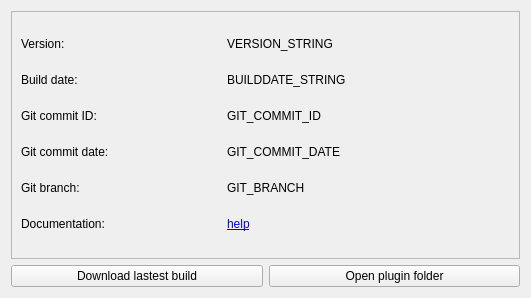
<?xml version="1.0" encoding="UTF-8"?>
<ui version="4.0">
 <class>PluginInfo</class>
 <widget class="QWidget" name="PluginInfo">
  <property name="geometry">
   <rect>
    <x>0</x>
    <y>0</y>
    <width>531</width>
    <height>298</height>
   </rect>
  </property>
  <property name="windowTitle">
   <string>Form</string>
  </property>
  <property name="autoFillBackground">
   <bool>false</bool>
  </property>
  <layout class="QGridLayout" name="gridLayout">
   <item row="1" column="0">
    <widget class="QPushButton" name="download_latest">
     <property name="sizePolicy">
      <sizepolicy hsizetype="Preferred" vsizetype="Fixed">
       <horstretch>0</horstretch>
       <verstretch>0</verstretch>
      </sizepolicy>
     </property>
     <property name="text">
      <string>Download lastest build</string>
     </property>
    </widget>
   </item>
   <item row="1" column="1">
    <widget class="QPushButton" name="open_plugin_folder">
     <property name="sizePolicy">
      <sizepolicy hsizetype="Preferred" vsizetype="Fixed">
       <horstretch>0</horstretch>
       <verstretch>0</verstretch>
      </sizepolicy>
     </property>
     <property name="maximumSize">
      <size>
       <width>16777215</width>
       <height>16777215</height>
      </size>
     </property>
     <property name="text">
      <string>Open plugin folder</string>
     </property>
    </widget>
   </item>
   <item row="0" column="0" colspan="2">
    <widget class="QFrame" name="frame">
     <property name="autoFillBackground">
      <bool>true</bool>
     </property>
     <property name="frameShape">
      <enum>QFrame::StyledPanel</enum>
     </property>
     <property name="frameShadow">
      <enum>QFrame::Sunken</enum>
     </property>
     <layout class="QGridLayout" name="gridLayout_2">
      <item row="0" column="0">
       <widget class="QLabel" name="version">
        <property name="sizePolicy">
         <sizepolicy hsizetype="Preferred" vsizetype="Fixed">
          <horstretch>0</horstretch>
          <verstretch>0</verstretch>
         </sizepolicy>
        </property>
        <property name="maximumSize">
         <size>
          <width>200</width>
          <height>16777215</height>
         </size>
        </property>
        <property name="text">
         <string>Version:</string>
        </property>
       </widget>
      </item>
      <item row="4" column="0">
       <widget class="QLabel" name="branch">
        <property name="sizePolicy">
         <sizepolicy hsizetype="Preferred" vsizetype="Fixed">
          <horstretch>0</horstretch>
          <verstretch>0</verstretch>
         </sizepolicy>
        </property>
        <property name="maximumSize">
         <size>
          <width>200</width>
          <height>16777215</height>
         </size>
        </property>
        <property name="text">
         <string>Git branch:</string>
        </property>
       </widget>
      </item>
      <item row="3" column="0">
       <widget class="QLabel" name="git_date">
        <property name="sizePolicy">
         <sizepolicy hsizetype="Preferred" vsizetype="Fixed">
          <horstretch>0</horstretch>
          <verstretch>0</verstretch>
         </sizepolicy>
        </property>
        <property name="maximumSize">
         <size>
          <width>200</width>
          <height>16777215</height>
         </size>
        </property>
        <property name="text">
         <string>Git commit date:</string>
        </property>
       </widget>
      </item>
      <item row="1" column="0">
       <widget class="QLabel" name="builddate">
        <property name="sizePolicy">
         <sizepolicy hsizetype="Preferred" vsizetype="Fixed">
          <horstretch>0</horstretch>
          <verstretch>0</verstretch>
         </sizepolicy>
        </property>
        <property name="maximumSize">
         <size>
          <width>200</width>
          <height>16777215</height>
         </size>
        </property>
        <property name="text">
         <string>Build date:</string>
        </property>
       </widget>
      </item>
      <item row="2" column="0">
       <widget class="QLabel" name="git_commit">
        <property name="sizePolicy">
         <sizepolicy hsizetype="Preferred" vsizetype="Fixed">
          <horstretch>0</horstretch>
          <verstretch>0</verstretch>
         </sizepolicy>
        </property>
        <property name="maximumSize">
         <size>
          <width>200</width>
          <height>16777215</height>
         </size>
        </property>
        <property name="text">
         <string>Git commit ID:</string>
        </property>
       </widget>
      </item>
      <item row="5" column="0">
       <widget class="QLabel" name="label">
        <property name="sizePolicy">
         <sizepolicy hsizetype="Preferred" vsizetype="Fixed">
          <horstretch>0</horstretch>
          <verstretch>0</verstretch>
         </sizepolicy>
        </property>
        <property name="text">
         <string>Documentation:</string>
        </property>
       </widget>
      </item>
      <item row="5" column="1">
       <widget class="QLabel" name="label_2">
        <property name="text">
         <string>&lt;a href=&quot;https://gitlab.com/OpenRGBDevelopers/OpenRGB-Wiki/-/blob/stable/Plugins/VisualMap/VisualMap.md&quot;&gt;help&lt;/a&gt;</string>
        </property>
        <property name="textFormat">
         <enum>Qt::RichText</enum>
        </property>
        <property name="openExternalLinks">
         <bool>true</bool>
        </property>
       </widget>
      </item>
      <item row="0" column="1">
       <widget class="QLabel" name="version_string">
        <property name="text">
         <string>VERSION_STRING</string>
        </property>
       </widget>
      </item>
      <item row="1" column="1">
       <widget class="QLabel" name="builddate_string">
        <property name="text">
         <string>BUILDDATE_STRING</string>
        </property>
       </widget>
      </item>
      <item row="2" column="1">
       <widget class="QLabel" name="git_commit_id">
        <property name="text">
         <string>GIT_COMMIT_ID</string>
        </property>
       </widget>
      </item>
      <item row="3" column="1">
       <widget class="QLabel" name="git_commit_date">
        <property name="text">
         <string>GIT_COMMIT_DATE</string>
        </property>
       </widget>
      </item>
      <item row="4" column="1">
       <widget class="QLabel" name="git_branch">
        <property name="text">
         <string>GIT_BRANCH</string>
        </property>
       </widget>
      </item>
     </layout>
    </widget>
   </item>
  </layout>
 </widget>
 <resources/>
 <connections/>
</ui>
